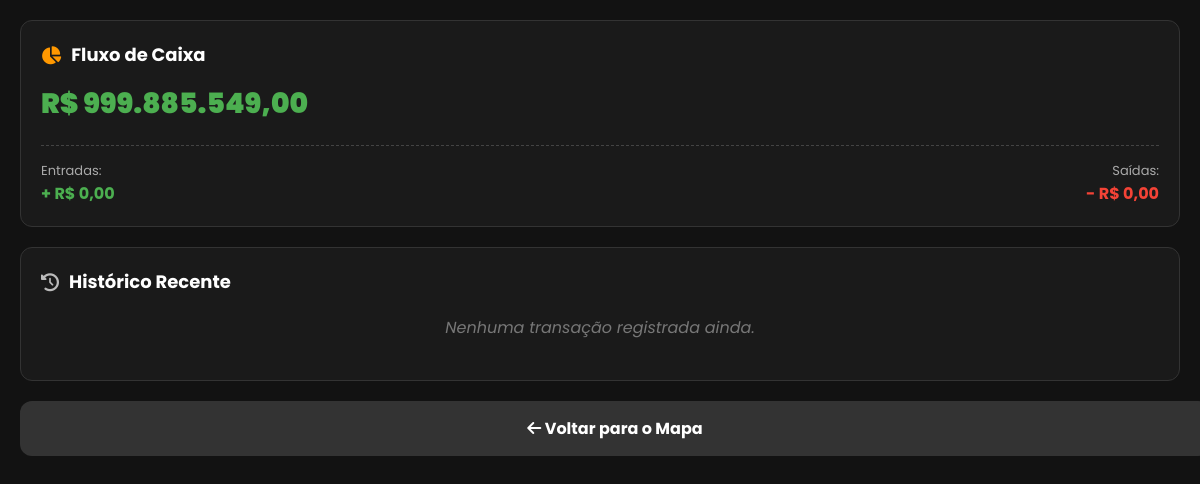
The page /financeiro (signed in) on the database as committed earlier.
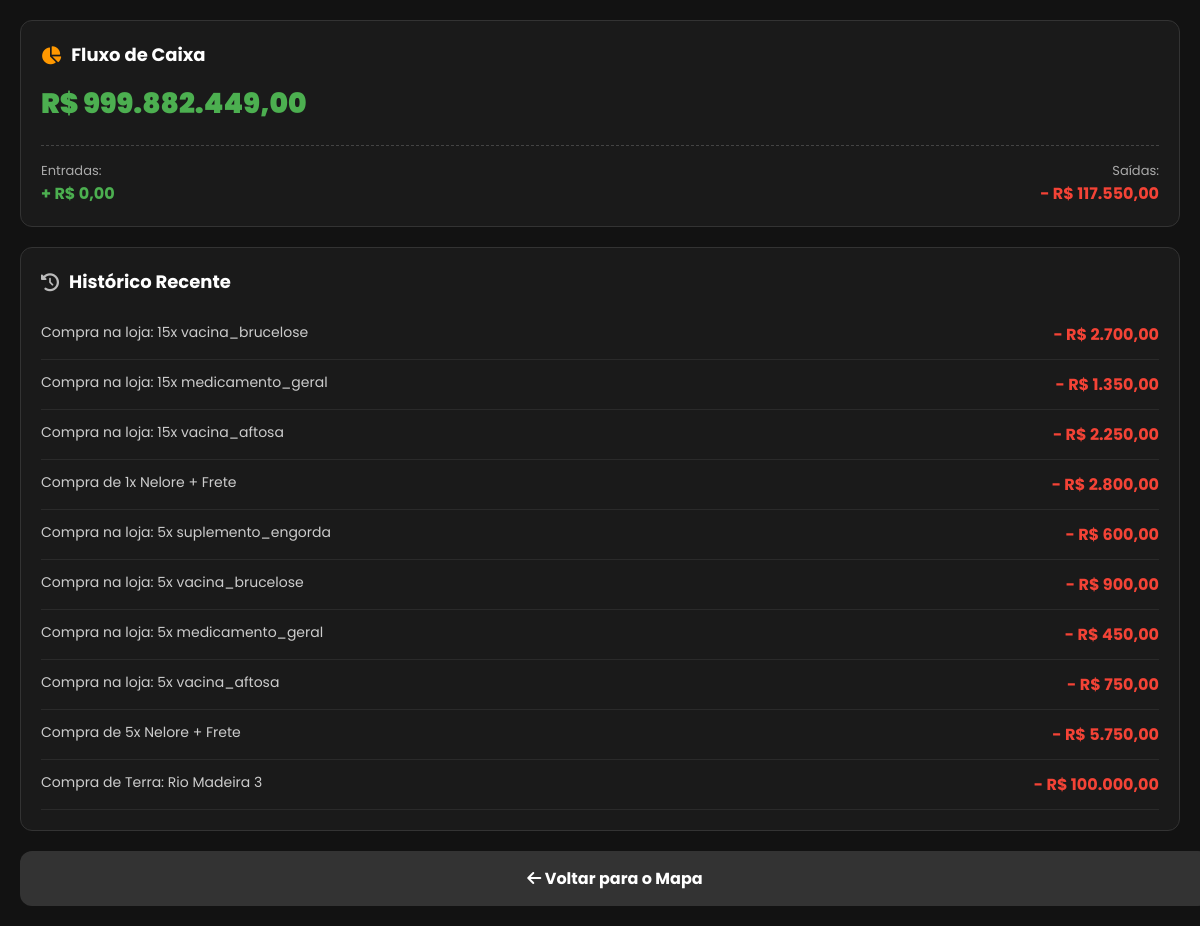
The same page on the database as committed later.
### database.py (models this page shows)
class Jogador(db.Model):
    __tablename__ = 'jogadores'
    id = db.Column(db.Integer, primary_key=True)
    username = db.Column(db.String(50), unique=True, nullable=False)
    email = db.Column(db.String(120), nullable=True)
    senha_hash = db.Column(db.String(128), nullable=False)
    saldo = db.Column(db.Float, default=1000.0)
    nivel = db.Column(db.Integer, default=1)
    hora = db.Column(db.Integer, default=6)
    dia = db.Column(db.Integer, default=1)
    mes = db.Column(db.Integer, default=1)
    ano = db.Column(db.Integer, default=2026)
    is_admin = db.Column(db.Boolean, default=False)
    ultima_acao = db.Column(db.DateTime, default=datetime.utcnow)
    propriedades = db.relationship('Propriedade', backref='dono', lazy=True)

class Transacao(db.Model):
    __tablename__ = 'transacoes'
    id = db.Column(db.Integer, primary_key=True)
    jogador_id = db.Column(db.Integer, db.ForeignKey('jogadores.id'), nullable=False)
    tipo = db.Column(db.String(10), nullable=False)
    valor = db.Column(db.Float, nullable=False)
    descricao = db.Column(db.String(255), nullable=False)
    data = db.Column(db.DateTime, default=datetime.utcnow)
    jogador = db.relationship('Jogador', backref=db.backref('transacoes', lazy=True))

### logica/economia.py (the view)
@economia_bp.route('/financeiro')
def financeiro():
    if 'usuario' not in session:
        return redirect(url_for('login'))
    usuario = Jogador.query.filter_by(username=session['usuario']).first()
    if not usuario:
        return redirect(url_for('login'))
    historico = Transacao.query.filter_by(jogador_id=usuario.id).order_by(Transacao.data.desc()).limit(20).all()
    todas_transacoes = Transacao.query.filter_by(jogador_id=usuario.id).all()
    entradas = sum(t.valor for t in todas_transacoes if t.tipo == 'entrada')
    saidas = sum(t.valor for t in todas_transacoes if t.tipo == 'saida')
    return render_template(
        'financeiro.html',
        user=usuario,
        entradas=entradas,
        saidas=saidas,
        saldo=usuario.saldo,
        historico=historico
    )

### templates/financeiro.html (shortened to what this page needs)
<!DOCTYPE html>
<html lang="pt-BR">
<head>
    <link rel="stylesheet" href="https://cdnjs.cloudflare.com/ajax/libs/font-awesome/6.4.0/css/all.min.css">
</head>
<body>
    <div class="card">
        <div class="card-header"><i class="fas fa-chart-pie" style="color: #ff9800;"></i> Fluxo de Caixa</div>
        <div class="saldo-total">R$ {{ "{:,.2f}".format(saldo).replace(',','v').replace('.',',').replace('v','.') }}</div>
        <div class="fluxo-container">
            <div>
                <div style="color: #aaa; font-size: 13px;">Entradas:</div>
                <div class="entrada-texto">+ R$ {{ "{:,.2f}".format(entradas).replace(',','v').replace('.',',').replace('v','.') }}</div>
            </div>
            <div style="text-align: right;">
                <div style="color: #aaa; font-size: 13px;">Saídas:</div>
                <div class="saida-texto">- R$ {{ "{:,.2f}".format(saidas).replace(',','v').replace('.',',').replace('v','.') }}</div>
            </div>
        </div>
    </div>
    <div class="card">
        <div class="card-header"><i class="fas fa-history" style="color: #bbb;"></i> Histórico Recente</div>
        {% if not historico %}
            <p style="color: #777; font-style: italic; text-align: center; margin: 20px 0;">Nenhuma transação registrada ainda.</p>
        {% else %}
            {% for t in historico %}
                <div class="transacao-item">
                    <span style="color: #ccc;">{{ t.descricao }}</span>
                    {% if t.tipo == 'entrada' %}
                        <b class="entrada-texto">+ R$ {{ "{:,.2f}".format(t.valor).replace(',','v').replace('.',',').replace('v','.') }}</b>
                    {% else %}
                        <b class="saida-texto">- R$ {{ "{:,.2f}".format(t.valor).replace(',','v').replace('.',',').replace('v','.') }}</b>
                    {% endif %}
                </div>
            {% endfor %}
        {% endif %}
    </div>
    <a href="/mapa" class="btn-voltar"><i class="fas fa-arrow-left"></i> Voltar para o Mapa</a>
</body>
</html>

### templates/financeiro.html (style rules this page uses)
body { font-family: 'Poppins', sans-serif; background-color: #121212; color: #fff; margin: 0; padding: 20px; }
.card { background: #1a1a1a; border-radius: 12px; padding: 20px; border: 1px solid #333; margin-bottom: 20px; }
.card-header { font-size: 18px; font-weight: bold; margin-bottom: 15px; display: flex; align-items: center; gap: 10px; }
.saldo-total { font-size: 28px; font-weight: 900; color: #4caf50; margin-bottom: 20px; }
.fluxo-container { display: flex; justify-content: space-between; border-top: 1px dashed #444; padding-top: 15px; }
.entrada-texto { color: #4caf50; font-weight: bold; font-size: 16px; }
.saida-texto { color: #f44336; font-weight: bold; font-size: 16px; }
.transacao-item { display: flex; justify-content: space-between; padding: 12px 0; border-bottom: 1px solid #2a2a2a; font-size: 14px; }
.btn-voltar { display: block; width: 100%; padding: 15px; background: #333; color: #fff; text-align: center; text-decoration: none; border-radius: 12px; font-weight: bold; margin-top: 10px; }

Rows that differ between the two databases and show on the page:
changed Jogador: saldo "999.885.549,00" → "999.882.449,00"
added Transacao: descricao "Compra na loja: 15x vacina_brucelose", valor "2.700,00"
added Transacao: descricao "Compra na loja: 15x medicamento_geral", valor "1.350,00"
added Transacao: descricao "Compra na loja: 15x vacina_aftosa", valor "2.250,00"
added Transacao: descricao "Compra de 1x Nelore + Frete", valor "2.800,00"
added Transacao: descricao "Compra na loja: 5x suplemento_engorda", valor "600,00"
added Transacao: descricao "Compra na loja: 5x vacina_brucelose", valor "900,00"
added Transacao: descricao "Compra na loja: 5x medicamento_geral", valor "450,00"
added Transacao: descricao "Compra na loja: 5x vacina_aftosa", valor "750,00"
added Transacao: descricao "Compra de 5x Nelore + Frete", valor "5.750,00"
added Transacao: descricao "Compra de Terra: Rio Madeira 3", valor "100.000,00"
Other text that changed with them:
text no longer shown: "0,00 Nenhuma transação registrada ainda."
text now shown: "117.550,00"
